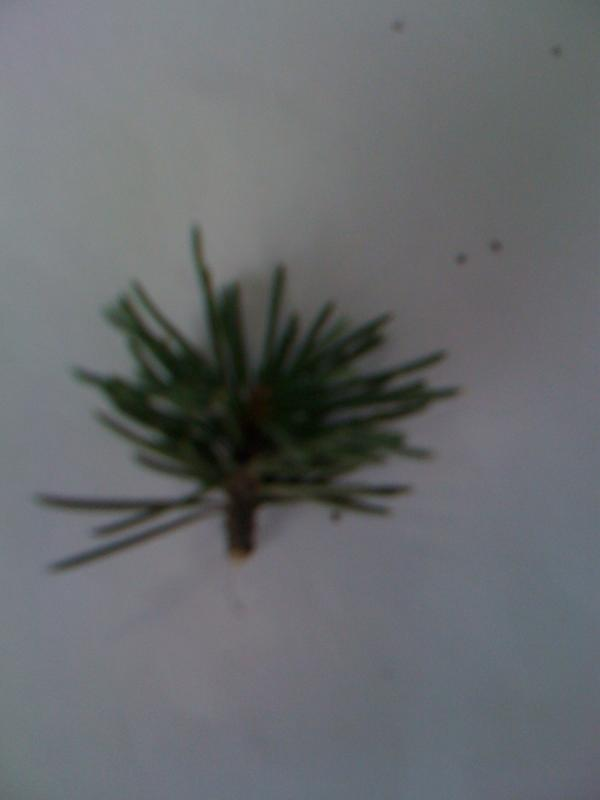
#> input picture 1871004 Celeste N1-N2 PIA/cedrus.jpg, 600 x 800 px
$ python PIA.py
#> lines starting #> are read from the running program, lines starting #| are printed output that depends on the picture; after the words box and inside, x2 and y2 are one past the last pixel; in counts of white or black regions, pixels touching at a corner belong together
import cv2
import numpy as np
import matplotlib.pyplot as plt
import math
import csv

# -------------------------------------Seccion Recortes de imagen------------------------------------------- #

# Funcion para obtener los puntos extremos de la hoja (Puntos A, B C y D)
# Se obtienen 2 veces, antes de ser rotados y despues de ser rotado
def extremos(binary_image):
    non_zero_pixels = np.nonzero(binary_image)

    # Encontrar los límites de recorte (A, C, B, D)
    A = np.min(non_zero_pixels[0])  # Límite superior (primer píxel no cero en filas)
    C = np.max(non_zero_pixels[0])  # Límite inferior (último píxel no cero en filas)
    B = np.min(non_zero_pixels[1])  # Límite izquierdo (primer píxel no cero en columnas)
    D = np.max(non_zero_pixels[1])  # Límite derecho (último píxel no cero en columnas)

    print("A: ",A,"\nB: ",B,"\nC: ",C,"\nD: ",D)

    return A, B, C, D

# ---------------------------------------------------------------------------------------------------------- #
# ----------------------------------------------Seccion DCT------------------------------------------------- #

# Calcula el coeficiente DCTk para un perfil dado
def calcular_dctk(perfil, k):
    # perfil: perfil AVP antes de ser procesado
    # k: indice de coeficiente DCT a calcular

    N = len(perfil)  # Longitud del perfil
    dctk = 0.0  # Inicializar el coeficiente

    for n in range(N):
        dctk += perfil[n] * np.cos((np.pi / N) * (n + 0.5) * k)

    return dctk

# Calcula la IDCTi para reconstruir un valor a partir de los coeficientes DCT.
def calcular_idcti(dct_coeffs, i):
    # dct_coeffs: Coeficientes DCT
    # i: El índice del valor reconstruido.

    N = len(dct_coeffs)  # Longitud de los coeficientes DCT
    idcti = dct_coeffs[0] / 2  # Primer término (DCT_0 / 2)

    for k in range(1, N):  # Desde DCT_1 hasta DCT_{N-1}
        idcti += dct_coeffs[k] * np.cos((np.pi / N) * k * (i + 0.5))

    return idcti / N  # Dividir por N para obtener el valor final

# Reconstruye el perfil completo usando la IDCT.
def reconstruir_perfil_completo(dct_coeffs):
    # dct_coeffs: Los coeficientes DCT.

    N = len(dct_coeffs)  # Longitud del perfil (número de coeficientes DCT)
    perfil_reconstruido = []

    for i in range(N):  # Iterar sobre todos los índices
        idcti = calcular_idcti(dct_coeffs, i)  # Calcular IDCTi para el índice actual
        perfil_reconstruido.append(idcti)  # Agregar el valor reconstruido

    return perfil_reconstruido

# Calcula el error EDCT entre el perfil original y el reconstruido.
def calcular_edct(perfil_original, perfil_reconstruido):
    # perfil_original: El perfil original.
    # perfil_reconstruido: El perfil reconstruido.

    N = len(perfil_original)  # Longitud del perfil
    error_cuadrado = np.sum((np.array(perfil_original) - np.array(perfil_reconstruido))**2)
    edct = np.sqrt(error_cuadrado / N)
    return edct

# ---------------------------------------------------------------------------------------------------------- #
# ---------------------------------------Seccion AVP-DCT Matching------------------------------------------- #

# Normaliza la longitud de la curva AVP-DCT, esto para que tenga la misma longitud todos los perfiles (dataset y la imagen a comparar)
def normalizar_longitud(perfil, longitud_deseada=1500):
    # perfil: Perfil AVP-DCT Orginal de la imagen a comparar
    # longitud_deseada: Longitud que va a tener el perfil normalizado

    x_original = np.linspace(0, 1, len(perfil))
    x_deseado = np.linspace(0, 1, longitud_deseada)
    perfil_normalizado = np.interp(x_deseado, x_original, perfil)

    return perfil_normalizado

# Distancia entre un perfil AVP-DCT de la imagen a comparar y el dataset
def calcular_distancia_euclidiana(perfil1, perfil2):
    return np.sqrt(np.sum((np.array(perfil1) - np.array(perfil2))**2))

# Guarda las mejores distancias por planta en un archivo .csv.
# [18 lines left out: function guardar_mejores_distancias_csv, not called in this run]

def avp_matching(perfil_reconstruido, resultados_path, k=3, longitud_deseada=1500):
    """
    Realiza el AVP Matching utilizando k-NN y genera un gráfico de las mejores distancias por planta.
    """
    perfil_nuevo_normalizado = normalizar_longitud(perfil_reconstruido, longitud_deseada)

    # Cargar los resultados almacenados
    resultados = np.load(resultados_path, allow_pickle=True).item()

    distancias = []
    for planta, perfiles in resultados.items():
        for perfil_guardado in perfiles:
            perfil_guardado_normalizado = normalizar_longitud(perfil_guardado["perfil_avp"], longitud_deseada)
            distancia = calcular_distancia_euclidiana(perfil_nuevo_normalizado, perfil_guardado_normalizado)
            distancias.append((distancia, planta))

    distancias.sort(key=lambda x: x[0])

    # Seleccionar los k vecinos más cercanos
    vecinos = distancias[:k]

    # Contar la frecuencia de cada planta entre los vecinos
    conteo = {}
    for _, planta in vecinos:
        conteo[planta] = conteo.get(planta, 0) + 1

    planta_probable = max(conteo, key=conteo.get)
    return planta_probable

# ---------------------------------------------------------------------------------------------------------- #
# ----------------------------------------Seccion Valle Global------------------------------------------------- #

def calcular_histograma(imagen):
    # Calcula el histograma de la imagen en escala de grises
    histograma, _ = np.histogram(imagen.ravel(), bins=256, range=(0, 256))
    return histograma

def calcular_grupo_varianza(histograma, total_pixeles):
    # Cálculo de varianza entre los grupos
    suma_total = np.sum([i * histograma[i] for i in range(256)])
    suma_b = 0
    w_b = 0
    varianza_max = 0
    mejor_umbral = 0

    for umbral in range(256):
        w_b += histograma[umbral]
        w_f = total_pixeles - w_b
        if w_b == 0 or w_f == 0:
            continue

        suma_b += umbral * histograma[umbral]
        m_b = suma_b / w_b if w_b != 0 else 0
        m_f = (suma_total - suma_b) / w_f if w_f != 0 else 0

        varianza_entre_clases = w_b * w_f * (m_b - m_f) ** 2

        if varianza_entre_clases > varianza_max:
            varianza_max = varianza_entre_clases
            mejor_umbral = umbral

    return mejor_umbral

def calcular_desviacion_estandar(imagen):
    # Cálculo de la desviación estándar
    return np.std(imagen)

def encontrar_picos(histograma):
    # Encontrar picos en el histograma (máximos locales)
    picos = []
    for i in range(1, len(histograma) - 1):
        if histograma[i] > histograma[i - 1] and histograma[i] > histograma[i + 1]:
            picos.append(i)
    return picos

def calcular_valle_global(imagen):
    # Obtener el histograma
    histograma = calcular_histograma(imagen)
    total_pixeles = imagen.size

    # Calcular el umbral utilizando grupo varianza
    mejor_umbral = calcular_grupo_varianza(histograma, total_pixeles)

    # Calcular la desviación estándar
    desviacion_estandar = calcular_desviacion_estandar(imagen)

    # Encontrar los picos del histograma
    picos = encontrar_picos(histograma)

    return mejor_umbral, desviacion_estandar, picos

def aplicar_umbral(imagen, umbral):
    # Binarización con el umbral calculado
    _, imagen_umbralizada = cv2.threshold(imagen, umbral, 255, cv2.THRESH_BINARY)
    return imagen_umbralizada

# ---------------------------------------------------------------------------------------------------------- #
# ----------------------------------------Seccion Principal------------------------------------------------- #

# Cargar dataset anteriormente procesado y verificar contenido
resultados_path = 'resultados_avp_dct.npy'  # Archivo de resultados
if not resultados_path:
    raise ValueError("El diccionario está vacío. Verifica la ruta")

# Cargar la imagen y verificar si se cargó correctamente
image = cv2.imread('cedrus.jpg')  # Imagen a predecir
#> image is the input picture: shape (800, 600, 3); mean B, G, R 109.1, 106.1, 103.3
if image is None:
    raise FileNotFoundError("La imagen no se pudo cargar. Verifica la ruta.")

# Convertir la imagen a escala de grises
gray_image = cv2.cvtColor(image, cv2.COLOR_BGR2GRAY)

imagen = (gray_image * 255).astype(np.uint8)  # Normalizar la imagen a valores de 0 a 255
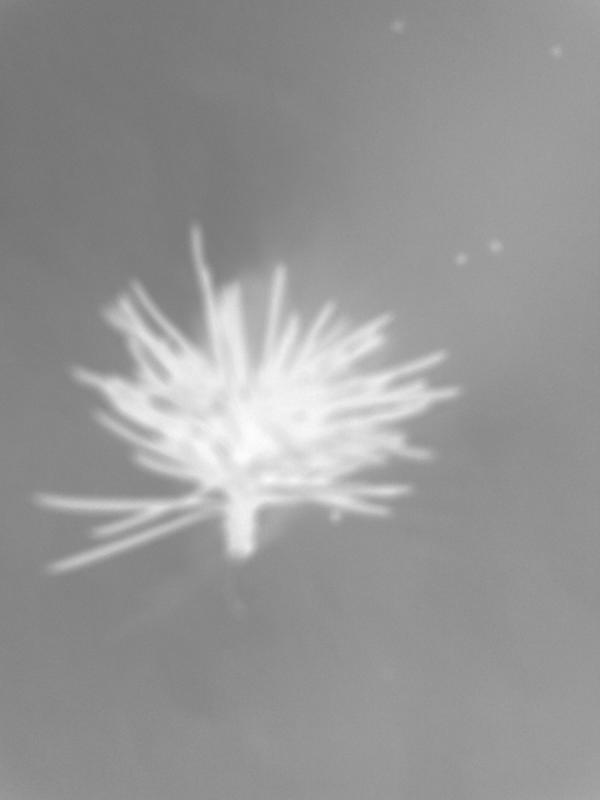
#> imagen: shape (800, 600); min 116, max 252, mean 150.4

# Calcular el umbral, desviación estándar y los picos
mejor_umbral, desviacion_estandar, picos = calcular_valle_global(imagen)
#> in calcular_histograma, `histograma, _ = np.histogram(imagen.ravel(), bins=256, range=(0, 256))`: histograma = 256 values, max 17417 at index 146, min 0 at index 0, mean 1875
#> in calcular_grupo_varianza, `suma_total = np.sum([i * histograma[i] for i in range(256)])`: suma_total = 72175564
#> the loop in calcular_grupo_varianza, `for umbral in range(256):` made 256 passes
#> (w_b, w_f, suma_b, m_b, m_f, varianza_max) on passes 117 to 124: (7, 479993, 812, 116, 150.4, 3.97e+09), (163, 479837, 19064, 117, 150.4, 8.74e+10), (860, 479140, 101310, 117.8, 150.4, 4.39e+11), (3578, 476422, 424752, 118.7, 150.6, 1.73e+12), (11597, 468403, 1387032, 119.6, 151.1, 5.4e+12), (22614, 457386, 2720089, 120.3, 151.9, 1.03e+13), (31707, 448293, 3829435, 120.8, 152.5, 1.43e+13), (40123, 439877, 4864603, 121.2, 153, 1.78e+13)
#> after the loop in calcular_grupo_varianza, `for umbral in range(256):`: mejor_umbral = 178; suma_b = 72168004; varianza_max = 1.23e+14; w_b = 480000
#> in calcular_valle_global, `mejor_umbral = calcular_grupo_varianza(histograma, total_pixeles)`: mejor_umbral = 178
#> in calcular_valle_global, `desviacion_estandar = calcular_desviacion_estandar(imagen)`: desviacion_estandar = 26.42
#> after the loop in encontrar_picos, `for i in range(1, len(histograma) - 1):`: picos = 26 values from 121 to 250
#> mejor_umbral = 178; desviacion_estandar = 26.42; picos = 26 values from 121 to 250

# Aplicar el umbral a la imagen
binary_image = aplicar_umbral(imagen, mejor_umbral)
#> in aplicar_umbral, `_, imagen_umbralizada = cv2.threshold(imagen, umbral, 255, cv2.THRESH_..`:
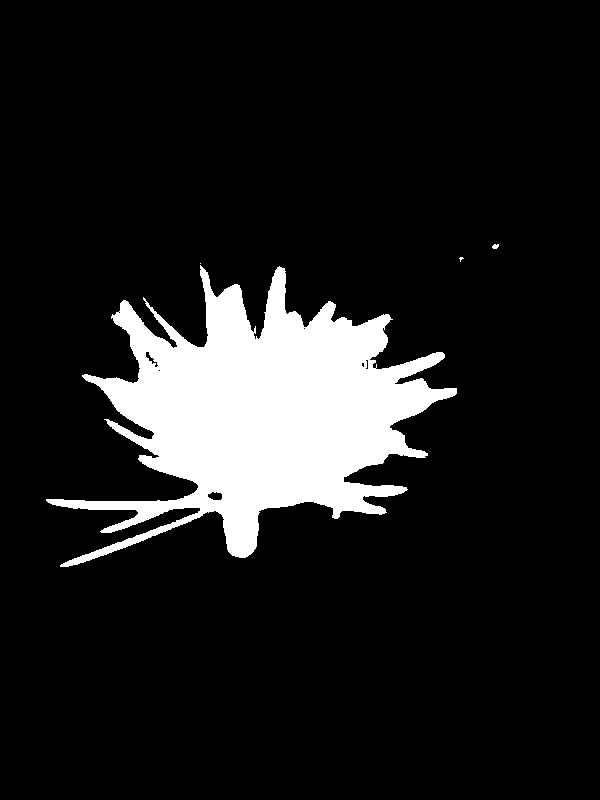
#> imagen_umbralizada: shape (800, 600); 11.4% white; 4 white regions (2 under 20 px), largest, box (x1, y1, x2, y2) and area: (46, 265, 457, 567) 54919, (492, 244, 499, 249) 27

# Mostrar la imagen original y la imagen umbralizada
plt.figure(figsize=(12, 6))

plt.subplot(1, 3, 1)
plt.imshow(image, cmap='gray')
plt.title('Imagen original')

plt.subplot(1, 3, 2)
plt.imshow(binary_image, cmap='gray')
plt.title(f'Imagen umbralizada (Umbral: {mejor_umbral})')

# Mostrar el histograma de la imagen
plt.subplot(1, 3, 3)
histograma = calcular_histograma(imagen)
plt.plot(histograma, color='black')
plt.title('Histograma')
plt.xlabel('Intensidad de píxel')
plt.ylabel('Frecuencia')

plt.tight_layout()
plt.show()
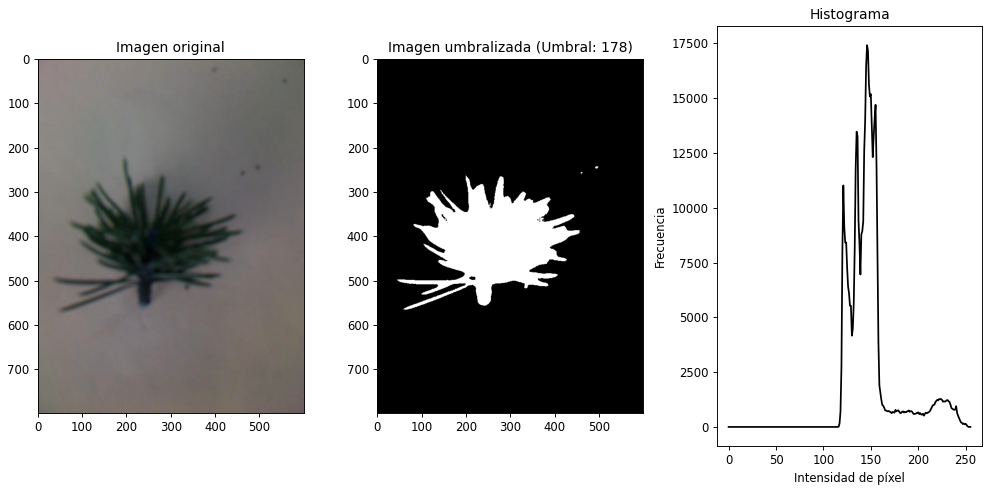
#> figure drawn by matplotlib, 3 panels; B, G, R data is drawn as R, G, B; panel 3: curve peaks at x = 146, y = 17417

# Usamos np.nonzero para encontrar los píxeles que no son fondo (es decir, píxeles diferentes de 0)
non_zero_pixels = np.nonzero(binary_image)
#> non_zero_pixels = 54959 positions, rows 244 to 566, columns 46 to 498

# Obtenemos los datos de los extremos antes de ser rotados
A, B, C, D = extremos(binary_image)
#> in extremos, `A = np.min(non_zero_pixels[0])`: A = 244
#> in extremos, `C = np.max(non_zero_pixels[0])`: C = 566
#> in extremos, `B = np.min(non_zero_pixels[1])`: B = 46
#> in extremos, `D = np.max(non_zero_pixels[1])`: D = 498
#| A:  244
#| B:  46
#| C:  566
#| D:  498
#> A = 244; B = 46; C = 566; D = 498

# Se obtiene la coordenada de la fila en B y D
y_B = np.min(non_zero_pixels[0][non_zero_pixels[1] == B])
#> y_B = 499
y_D = np.min(non_zero_pixels[0][non_zero_pixels[1] == D])
#> y_D = 244

# Calcular el ángulo necesario para alinear B y D
delta_y = y_D - y_B
#> delta_y = -255
delta_x = D - B
#> delta_x = 452
angle = math.degrees(math.atan2(delta_y, delta_x))
#> angle = -29.43

print(f"Ángulo calculado para alinear B y D: {angle:.2f} grados")
#| Ángulo calculado para alinear B y D: -29.43 grados

# Rotar la imagen usando el ángulo calculado
center = (binary_image.shape[1] // 2, binary_image.shape[0] // 2)
M = cv2.getRotationMatrix2D(center, angle, 1.0)
#> M = [[0.871, -0.491, 235.3], [0.491, 0.871, -95.79]]
binary_image_rotated = cv2.warpAffine(binary_image, M, (binary_image.shape[1], binary_image.shape[0]))
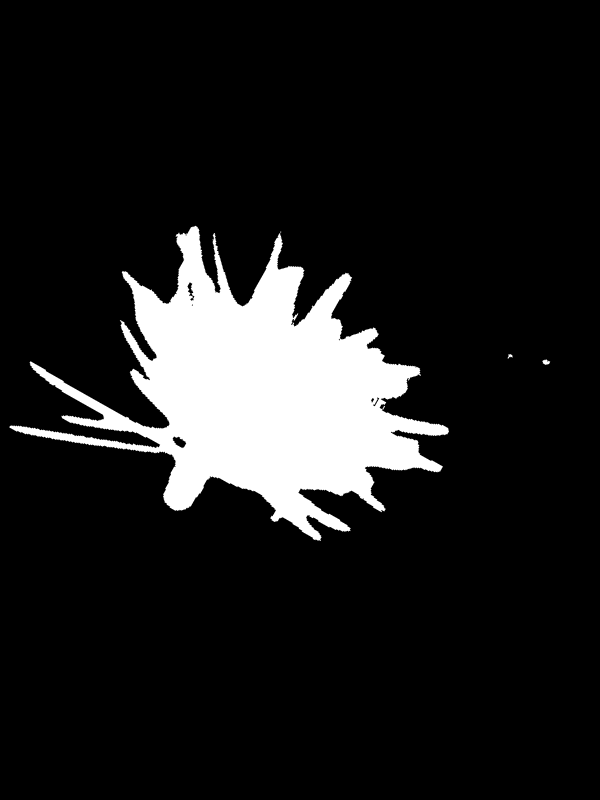
#> binary_image_rotated: shape (800, 600); min 0, max 255, mean 29.2

# Dibujar puntos B y D antes y después de la rotación
image_with_points = cv2.cvtColor(binary_image, cv2.COLOR_GRAY2BGR)
rotated_with_points = cv2.cvtColor(binary_image_rotated, cv2.COLOR_GRAY2BGR)

cv2.circle(image_with_points, (B, y_B), 5, (0, 0, 255), -1)  # Punto B antes de rotación
#> image_with_points: shape (800, 600, 3); mean B, G, R 29.2, 29.2, 29.2
cv2.circle(image_with_points, (D, y_D), 5, (255, 0, 0), -1)  # Punto D antes de rotación
#> image_with_points: shape (800, 600, 3); mean B, G, R 29.2, 29.2, 29.2

# Transformar coordenadas después de la rotación
B_rot = np.dot(M, np.array([B, y_B, 1]))
#> B_rot = [30.13, 361.4]
D_rot = np.dot(M, np.array([D, y_D, 1]))
#> D_rot = [549.1, 361.4]

cv2.circle(rotated_with_points, (int(B_rot[0]), int(B_rot[1])), 5, (0, 0, 255), -1)  # Punto B después de rotación
#> rotated_with_points: shape (800, 600, 3); mean B, G, R 29.2, 29.2, 29.2
cv2.circle(rotated_with_points, (int(D_rot[0]), int(D_rot[1])), 5, (255, 0, 0), -1)  # Punto D después de rotación
#> rotated_with_points: shape (800, 600, 3); mean B, G, R 29.2, 29.2, 29.2

# Mostrar imágenes
cv2.imshow('Imagen Original con Puntos', image_with_points)
cv2.imshow('Imagen Rotada con Puntos', rotated_with_points)

# Se vuelve a obtener los extremos de la imagen para su recorte
A, B, C, D = extremos(binary_image_rotated)
#| A:  225
#| B:  9
#| C:  541
#| D:  550
#> A = 225; B = 9; C = 541; D = 550

# Recortar la imagen original utilizando los límites encontrados
cropped_image = binary_image_rotated[A:C+1, B:D+1]
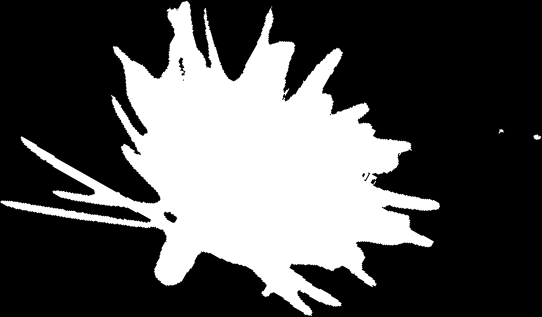
#> cropped_image: shape (317, 542); min 0, max 255, mean 81.6

# Crear el histograma de la proyección Top (de B a D)
top_projection = []

# Recorremos de B a D para la proyección Top
for col in range(B, D + 1):
    # Para cada columna, buscamos el primer píxel blanco (255) desde arriba
    for row in range(cropped_image.shape[0]):
        if cropped_image[row, col - B] == 255:
            top_projection.append(row)  # Guardamos la posición del primer píxel blanco
            break
    else:
        # Si no encontramos un píxel blanco, agregamos el valor de la altura total
        top_projection.append(cropped_image.shape[0])

# Crear el histograma de la proyección Left (de A a C)
left_projection = []

# Recorremos de A a C para la proyección Left
for row in range(A, C + 1):
    # Para cada fila, buscamos el primer píxel blanco (255) desde la izquierda
    for col in range(cropped_image.shape[1]):
        if cropped_image[row - A, col] == 255:
            left_projection.append(col)  # Guardamos la posición del primer píxel blanco
            break
    else:
        # Si no encontramos un píxel blanco, agregamos el valor del ancho total
        left_projection.append(cropped_image.shape[1])

# Crear el histograma de la proyección Bottom (de B a D)
bottom_projection = []

# Recorremos de B a D para la proyección Bottom
for col in range(B, D + 1):
    # Para cada columna, buscamos el último píxel blanco (255) desde arriba hacia abajo
    for row in range(cropped_image.shape[0] - 1, -1, -1):  # Recorremos desde la parte inferior hacia arriba
        if cropped_image[row, col - B] == 255:
            bottom_projection.append(row)  # Guardamos la posición del último píxel blanco
            break
    else:
        # Si no encontramos un píxel blanco, agregamos el valor de 0 (ningún píxel blanco encontrado)
        bottom_projection.append(0)

# Crear el histograma de la proyección Bottom (de B a D)
right_projection = []

# Recorremos de A a C para la proyección Bottom
for row in range(A, C + 1):
    # Para cada fila, buscamos el último píxel blanco (255) de derecha a izquierda
    for col in range(cropped_image.shape[1] - 1, -1, -1):  # Recorremos desde la parte derecha hacia izquierda
        if cropped_image[row - A, col] == 255:
            right_projection.append(col)  # Guardamos la posición del último píxel blanco
            break
    else:
        # Si no encontramos un píxel blanco, agregamos el valor de 0 (ningún píxel blanco encontrado)
        right_projection.append(0)

# Mostrar las imágenes
cv2.imshow('Imagen Original', image)
cv2.imshow('Imagen en Blanco y Negro', gray_image)
cv2.imshow('Imagen Binarizada', binary_image_rotated)
cv2.imshow('Imagen Recortada', cropped_image)

# Subplot 1: Top
plt.subplot(2, 2, 1)
plt.plot(top_projection, color='blue')
plt.title('Top View')

# Subplot 2: Left
plt.subplot(2, 2, 2)
plt.plot(left_projection, color='green')
plt.title('Left View')

# Subplot 3: Bottom
plt.subplot(2, 2, 3)
plt.plot(bottom_projection, color='red')
plt.title('Bottom View')

# Subplot 4: Right
plt.subplot(2, 2, 4)
plt.plot(right_projection, color='orange')
plt.title('Right View')

plt.tight_layout()
plt.show()

# Unir los perfiles en el orden: Arriba -> Izquierda -> Abajo -> Derecha
perfil_continuo = np.concatenate((top_projection, right_projection, bottom_projection, left_projection))

# Crear un gráfico de línea del perfil AVP continuo
plt.figure(figsize=(10, 4))
plt.plot(perfil_continuo, color='blue', lw=1)
plt.title("Perfil AVP Continuo de la Hoja")
plt.xlabel("Puntos del contorno")
plt.ylabel("Distancia al borde")
plt.grid(True)
plt.show()
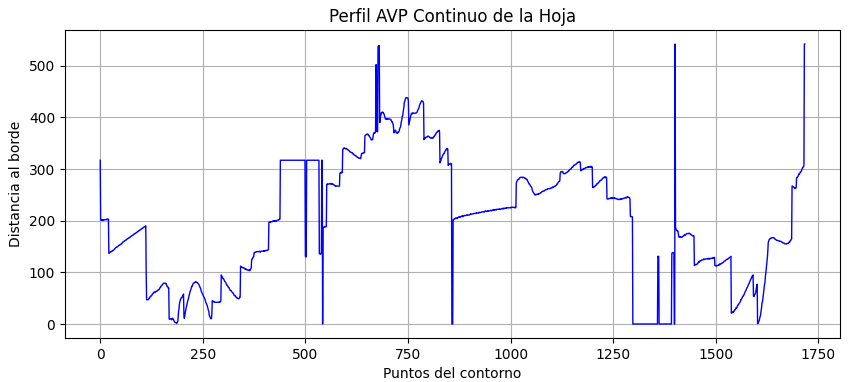
#> figure drawn by matplotlib, 1 panel; curve peaks at x = 1401, y = 542

# k: indice de coeficiente DCT a calcular
k = 3

# Coeficientes DCT
dct_coeffs = [calcular_dctk(perfil_continuo, k) for k in range(len(perfil_continuo))]

# Reconstruir todo el perfil automáticamente
perfil_reconstruido = reconstruir_perfil_completo(dct_coeffs)

# Mostrar el perfil reconstruido
#print("Perfil reconstruido:", perfil_reconstruido)

plt.figure(figsize=(12, 6))
plt.plot(perfil_continuo, label="Perfil Original", color="blue")
plt.plot(perfil_reconstruido, label="Perfil Reconstruido", linestyle="--", color="red")
plt.title("Comparación del Perfil Original y Reconstruido")
plt.xlabel("Índice")
plt.ylabel("Valor")
plt.legend()
plt.show()
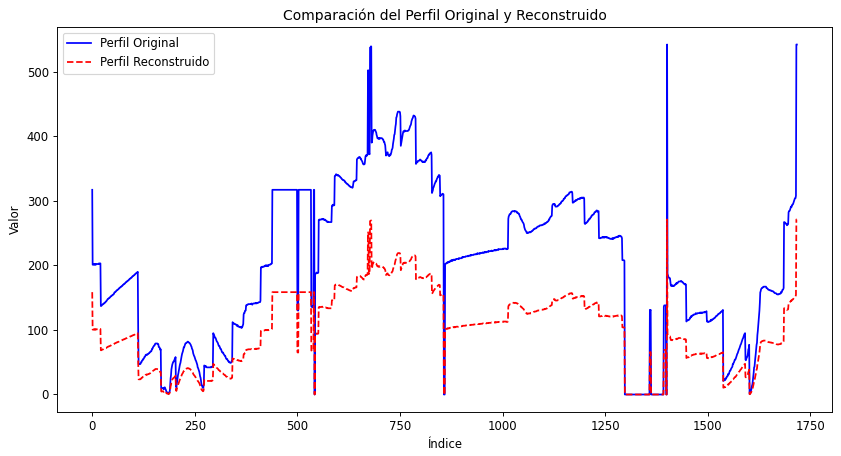
#> figure drawn by matplotlib, 1 panel; curve peaks at x = 1401, y = 542; curve peaks at x = 1401, y = 271

# Calcula el error EDCT entre el perfil original y el reconstruido.
edct = calcular_edct(perfil_continuo, perfil_reconstruido)
#print(f"Error EDCT: {edct}")

# Realizar AVP Matching
planta_detectada = avp_matching(perfil_reconstruido, resultados_path, k=3)
#> (the run stopped early here; a loop or call above may not have finished)
